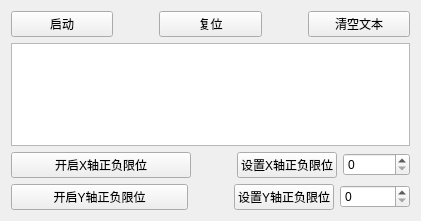
   <widget class="QWidget" name="layoutWidget">
    <property name="geometry">
     <rect>
      <x>10</x>
      <y>40</y>
      <width>421</width>
      <height>221</height>
     </rect>
    </property>
    <layout class="QVBoxLayout" name="verticalLayout_4">
     <item>
      <layout class="QVBoxLayout" name="verticalLayout_3">
       <item>
        <layout class="QHBoxLayout" name="horizontalLayout_13">
         <item>
          <widget class="QPushButton" name="btnOnOff">
           <property name="text">
            <string>启动</string>
           </property>
          </widget>
         </item>
         <item>
          <spacer name="horizontalSpacer_18">
           <property name="orientation">
            <enum>Qt::Horizontal</enum>
           </property>
           <property name="sizeType">
            <enum>QSizePolicy::Fixed</enum>
           </property>
           <property name="sizeHint" stdset="0">
            <size>
             <width>40</width>
             <height>20</height>
            </size>
           </property>
          </spacer>
         </item>
         <item>
          <widget class="QPushButton" name="btnReset">
           <property name="text">
            <string>复位</string>
           </property>
          </widget>
         </item>
         <item>
          <spacer name="horizontalSpacer_19">
           <property name="orientation">
            <enum>Qt::Horizontal</enum>
           </property>
           <property name="sizeType">
            <enum>QSizePolicy::Fixed</enum>
           </property>
           <property name="sizeHint" stdset="0">
            <size>
             <width>40</width>
             <height>20</height>
            </size>
           </property>
          </spacer>
         </item>
         <item>
          <widget class="QPushButton" name="btnClear">
           <property name="text">
            <string>清空文本</string>
           </property>
          </widget>
         </item>
        </layout>
       </item>
       <item>
        <widget class="QTextEdit" name="textEdit">
         <property name="readOnly">
          <bool>true</bool>
         </property>
        </widget>
       </item>
      </layout>
     </item>
     <item>
      <layout class="QHBoxLayout" name="horizontalLayout_17">
       <item>
        <widget class="QPushButton" name="btnLimitOn_X">
         <property name="text">
          <string>开启X轴正负限位</string>
         </property>
        </widget>
       </item>
       <item>
        <layout class="QHBoxLayout" name="horizontalLayout_16">
         <item>
          <spacer name="horizontalSpacer_16">
           <property name="orientation">
            <enum>Qt::Horizontal</enum>
           </property>
           <property name="sizeType">
            <enum>QSizePolicy::Fixed</enum>
           </property>
           <property name="sizeHint" stdset="0">
            <size>
             <width>40</width>
             <height>20</height>
            </size>
           </property>
          </spacer>
         </item>
         <item>
          <widget class="QPushButton" name="btnSetLimit_X">
           <property name="text">
            <string>设置X轴正负限位</string>
           </property>
          </widget>
         </item>
         <item>
          <widget class="QSpinBox" name="SpinBoxLimit_X">
           <property name="maximum">
            <number>1073741823</number>
           </property>
          </widget>
         </item>
        </layout>
       </item>
      </layout>
     </item>
     <item>
      <layout class="QHBoxLayout" name="horizontalLayout_18">
       <item>
        <widget class="QPushButton" name="btnLimitOn_Y">
         <property name="text">
          <string>开启Y轴正负限位</string>
         </property>
        </widget>
       </item>
       <item>
        <spacer name="horizontalSpacer_17">
         <property name="orientation">
          <enum>Qt::Horizontal</enum>
         </property>
         <property name="sizeType">
          <enum>QSizePolicy::Fixed</enum>
         </property>
         <property name="sizeHint" stdset="0">
          <size>
           <width>40</width>
           <height>20</height>
          </size>
         </property>
        </spacer>
       </item>
       <item>
        <layout class="QHBoxLayout" name="horizontalLayout_19">
         <item>
          <widget class="QPushButton" name="btnSetLimit_Y">
           <property name="text">
            <string>设置Y轴正负限位</string>
           </property>
          </widget>
         </item>
         <item>
          <widget class="QSpinBox" name="SpinBoxLimit_Y">
           <property name="maximum">
            <number>1073741823</number>
           </property>
          </widget>
         </item>
        </layout>
       </item>
      </layout>
     </item>
     <item>
      <layout class="QHBoxLayout" name="horizontalLayout_20">
       <item>
        <layout class="QHBoxLayout" name="horizontalLayout_21"/>
       </item>
      </layout>
     </item>
    </layout>
   </widget>
